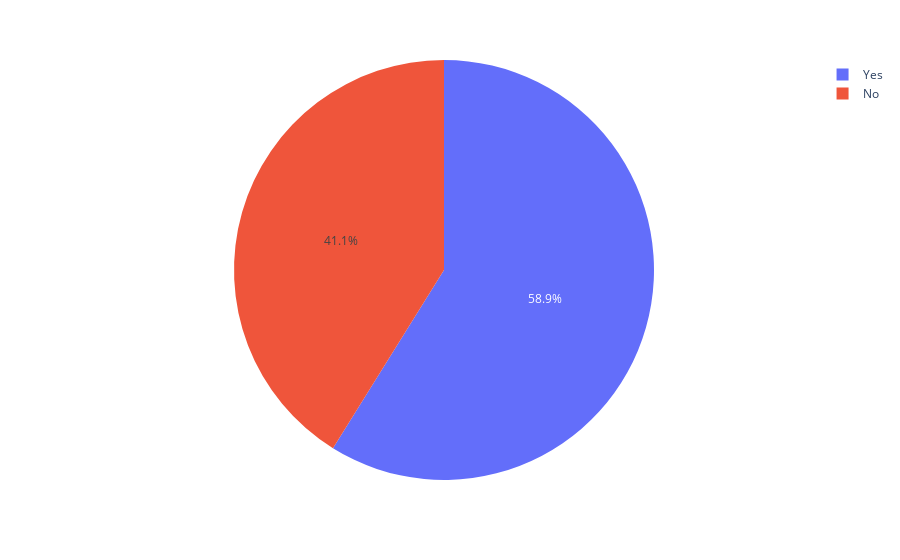

The notebook cell saved with this chart:
### Code cell
x=px.pie(df,names='online_order')
x.show()

### Figure 1 — Plotly figure (JSON) as saved in the notebook; plotly's stock layout.template omitted (floating-point values rounded to 4 significant figures; data arrays with more than 128 entries replaced by an {"elided": "..."} marker saying what was removed)
{"data": [{"domain": {"x": [0, 1], "y": [0, 1]}, "hovertemplate": "online_order=%{label}<extra></extra>", "labels": {"elided": "51717 str values"}, "legendgroup": "", "name": "", "showlegend": true, "type": "pie"}], "layout": {"legend": {"tracegroupgap": 0}, "margin": {"t": 60}}}
